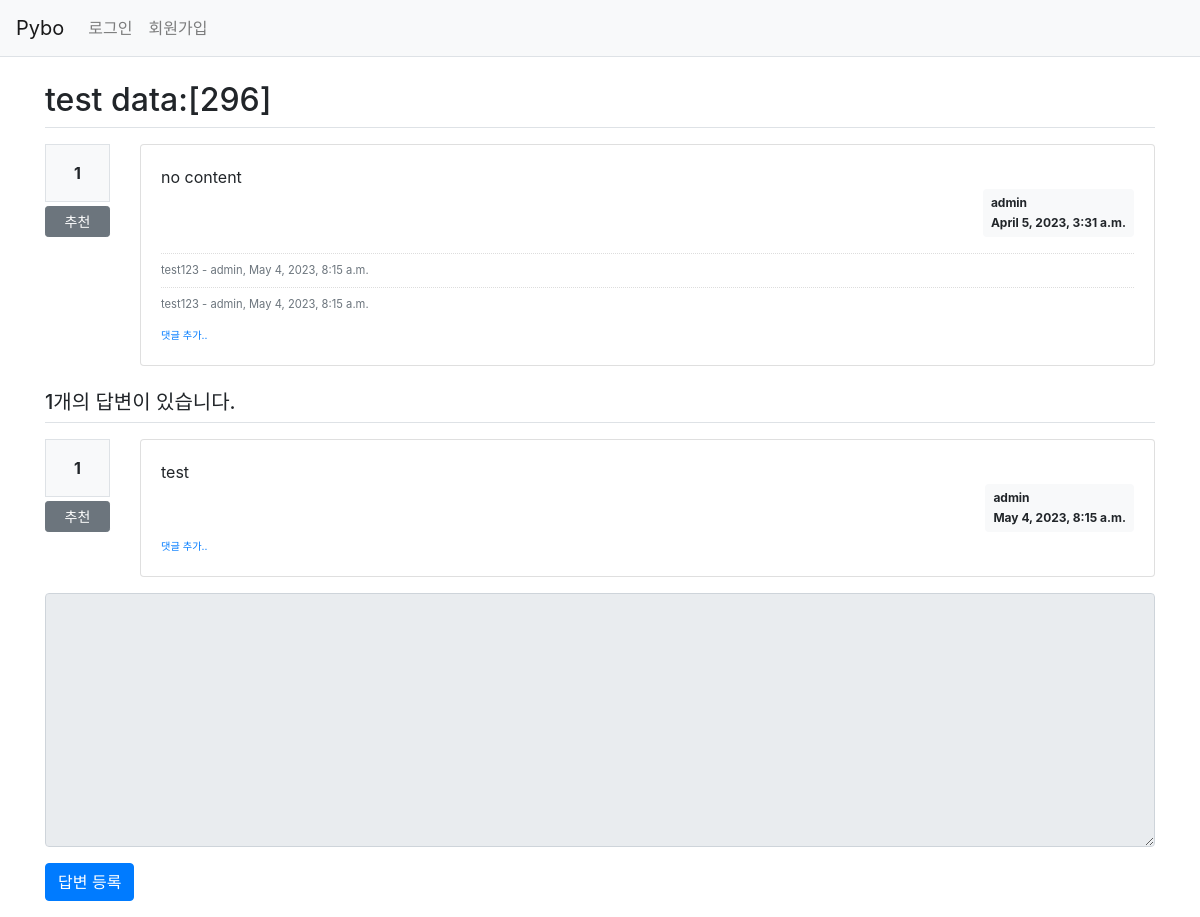
/pybo/304, run on the app's committed database.
### pybo/models.py (models this page shows, shortened)
class Question(models.Model):
    author = models.ForeignKey(User, on_delete=models.CASCADE, related_name='author_question')
    subject = models.CharField(max_length=200)
    content = models.TextField()
    create_date = models.DateTimeField()
    modify_date = models.DateTimeField(null=True, blank=True)
    voter = models.ManyToManyField(User, related_name='voter_question') #추천인 추가

class Comment(models.Model):
    author = models.ForeignKey(User, on_delete=models.CASCADE)
    content = models.TextField()
    create_date = models.DateTimeField()
    modify_date = models.DateTimeField(null=True, blank=True)
    question = models.ForeignKey(Question, null=True, blank=True, on_delete=models.CASCADE)
    answer = models.ForeignKey(Answer, null=True, blank=True, on_delete=models.CASCADE)

class Answer(models.Model):
    author = models.ForeignKey(User, on_delete=models.CASCADE, related_name='author_answer')
    question = models.ForeignKey(Question, on_delete=models.CASCADE)
    content = models.TextField()
    create_date = models.DateTimeField()
    modify_date = models.DateTimeField(null=True, blank=True)
    voter = models.ManyToManyField(User, related_name='voter_answer')

### pybo/views/base_views.py (the view)
# urls.py: path('<int:question_id>', base_views.detail, name='detail'),
def detail(request, question_id):
    question = get_object_or_404(Question, pk = question_id)
    context = {'question': question}
    return render(request, 'pybo/question_detail.html', context)

### templates/pybo/question_detail.html (shortened to what this page needs)
{% extends 'base.html' %}
{% block content %}
    <div class="container my-3">
        <h2 class="border-bottom py-2">{{ question.subject }}</h2>
        <div class="row my-3">
            <div class="col-1">
                <div class="bg-light text-center p-3 border font-weight-bolder mb-1">
                    {{ question.voter.count }}
                </div>
                <a href="#" data-uri="{% url 'pybo:vote_question' question.id %}"
                   class="recommend btn btn-sm btn-secondary btn-block my-1">추천</a>
            </div>
            <div class="col-11">
                <div class="card">
                    <div class="card-body">
                        <div class="card-text" style="white-space: pre-line;">{{ question.content }}</div>
                        <div class="d-flex justify-content-end">
                            <div class="badge badge-light p-2 text-left">
                                <div class="mb-2">{{ question.author.username }}</div>
                                <div>{{ question.create_date }}</div>
                            </div>
                        </div>
                        {% if question.comment_set.count > 0 %}
                            <div class="mt-3">
                                {% for comment in question.comment_set.all %}
                                    <div class="comment py-2 text-muted">
                                        <span style="white-space: pre-line;">{{ comment.content }}</span>
                                        <span>
                        - {{ comment.author }}, {{ comment.create_date }}
                    </span>
                                    </div>
                                {% endfor %}
                            </div>
                        {% endif %}
                        <div>
                            <a href="{% url 'pybo:comment_create_quesiton' question.id %}" class="small">
                                <small>댓글 추가..</small>
                            </a>
                        </div>
                    </div>
                </div>
            </div>
        </div>
        <h5 class="border-bottom my-3 py-2">
            {{ question.answer_set.count }}개의 답변이 있습니다.
        </h5>
        {% for answer in question.answer_set.all %}
            <div class="row my-3">
            <div class="col-1">
                <div class="bg-light text-center p-3 border font-weight-bolder mb-1">
                    {{ answer.voter.count }}
                </div>
                <a href="#" data-uri="{% url 'pybo:vote_answer' answer.id %}"
                   class="recommend btn btn-sm btn-secondary btn-block my-1">추천</a>
            </div>
            <div class="col-11">
                <div class="card">
                <div class="card-body">
                    <div class="card-text" style="white-space: pre-line;">{{ answer.content }}</div>
                    <div class="d-flex justify-content-end">
                        <div class="badge badge-light p-2 text-left">
                            <div class="mb-2">{{ answer.author.username }}</div>
                            <div>{{ answer.create_date }}</div>
                        </div>
                    </div>
                    <div>
                        <a href="{% url 'pybo:comment_create_answer' answer.id %}" class="small">
                            <small>댓글 추가..</small>
                        </a>
                    </div>
                </div>
            </div>
            </div>
            </div>
        {% endfor %}
        <form action="{% url 'pybo:answer_create' question.id %}" method="post" class="my-3">
            <div class="form-group">
                <textarea name="content" id="content" {% if not user.is_authenticated %}disabled{% endif %}
                          class="form-control" rows="10"></textarea>
            </div>
            <input type="submit" value="답변 등록" class="btn btn-primary">
        </form>
    </div>
{% endblock %}

### templates/base.html (shortened to what this page needs)
{% load static %}
<!doctype html>
<html lang="ko">
    <head>
        <link rel="stylesheet" type="text/css" href="{% static 'bootstrap.min.css' %}">
        <link rel="stylesheet" type="text/css" href="{% static 'style.css' %}">
    </head>
<body>
{% include "navbar.html" %}
{% block content %}
{% endblock %}
</body>
</html>

### templates/navbar.html (shortened to what this page needs)
<nav class="navbar navbar-expand-lg navbar-light bg-light border-bottom">
    <a class="navbar-brand" href="{% url 'pybo:index' %}">Pybo</a>
    <div class="collapse navbar-collapse flex-grow-0" id="navbarNav">
        <ul class="navbar-nav">
            <li class="nav-item ">
                {% if user.is_authenticated %}
                    <a class="nav-link" href="{% url 'common:logout' %}">
                        {{ user.username }} (로그아웃)
                    </a>
                    {% else %}
                    <a class="nav-link" href="{% url 'common:login' %}">로그인</a>
                {% endif %}
            </li>
            <li>
                {% if not user.is_authenticated %}
                    <a class="nav-link" href="{% url 'common:signup' %}">회원가입</a>
                {% endif %}
            </li>
        </ul>
    </div>
</nav>

### static/style.css (style rules this page uses)
.comment { border-top: dotted 1px #ddd; font-size: 0.7em; }

### data on the page
Question: subject "test data:[296]", voter.count "1", content "no content", author.username "admin", create_date "April 5, 2023, 3:31 a.m.", answer_set.count "1"
Comment: content "test123", author "admin", create_date "May 4, 2023, 8:15 a.m."
Comment: content "test123", author "admin", create_date "May 4, 2023, 8:15 a.m."
Answer: voter.count "1", content "test", author.username "admin", create_date "May 4, 2023, 8:15 a.m."
